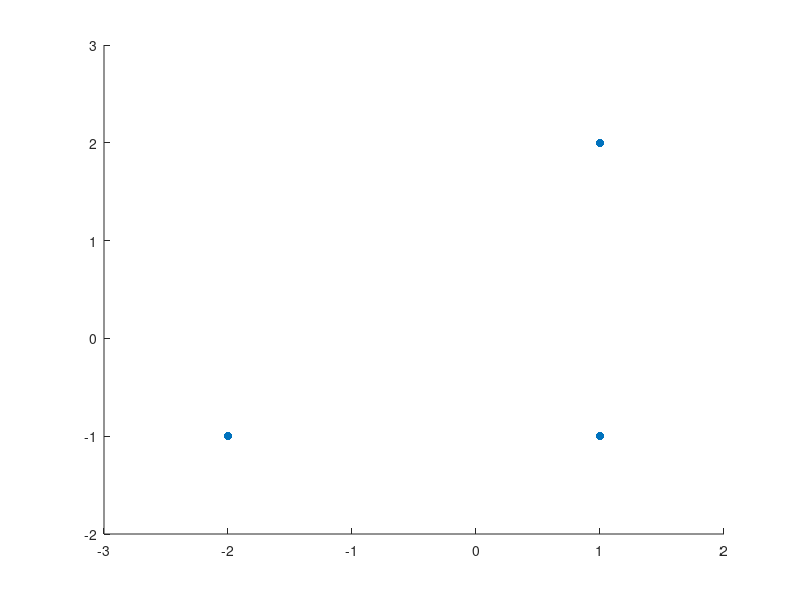

The MATLAB source for this figure: (Note: this script raises an error after producing the figure.)
%% Max Kramer
% I affirm that I have adhered to the honor code on this assignment

%%
% _Hello again, scientist! I'll do all my writing in italics, and problems for you will be in *bold.*
% Comment your code, and_ explain your ideas in plaintext. _As a general rule, I expect
% you to do at least as much writing as I do. Code should be part of your solution, but
% I expect variables to be clear and explanation to involve complete sentences.
% Cite your sources; if you work with someone in the class on a problem,
% that's an extremely important source. Don't work alone._

%% Problem F.05: Fit the triangle.
% Here's a triangle with center of mass at the origin:

T = [-2 -1; 1 -1; 1 2];
figure;
scatter(T(:,1),T(:,2),'filled')
axis([-3 2 -2 3])

%%
% _There are three fundamentally different "lines of best fit" to T._

%%
% _*Fit a function of the form y = ax+b to the data T.* What, exactly, does
% this line of best fit minimize? *Explain.*_

syms x;
functionone = 1;
functionx = x; 

inputs = T(:,1); outputs = T(:,2);
X = [subs(functionone,x,inputs) subs(functionx,x,inputs)];

Xtx = X' * X;
Xty = X' * outputs;

b = Xtx^(-1) * Xty;
f = [1 x]*b;

figure;
scatter(T(:,1),T(:,2))
hold on
fplot(f,[-2 1])

%%
% This function minimizes the squared differences between the predicted and
% observed values of the DEPENDENT variable.

%%
% _*Fit a function of the form x = ay+b to the data T.* Your answer will be
% different than the previous one! What, exactly, does
% this line of best fit minimize? *Explain.*_

syms y;
functiony = y;

inputs2 = T(:,2); outputs2 = T(:,1);
Y = [subs(functionone,y,inputs2) subs(functiony,y,inputs2)]


Yty = Y' * Y;
Ytx = Y' * outputs2;
 
b2 = Yty^(-1) * Ytx;
f2 = [1 y]*b2;
 
figure;
scatter(T(:,1),T(:,2))
hold on
fplot(f2, [-2 1])

%%
% This function minimizes the squared differences between the predicted and
% observed values of the INDEPENDENT variable.

%%
% _*Use the SVD to project T onto the closest rank-1 matrix.* (That is, find
% the SVD, set all but the largest singular value to 0, then remultiply.) 
% What, exactly, does this line of best fit minimize? *Explain.* (This
% method is called "total least squares" regression; it's also called "Deming regression" in chemistry.
% With the other two methods you're trying to predict an unknown variable in terms of a known
% one; total least squares is more exploratory.)_

[U,S,V] = svd(T);
S(2,2) = 0;
T2 = U*S*V;
rank(T2)

inputs3 = T2(:,1); outputs = T2(:,2);
X3 = [subs(functionone,x,inputs) subs(functionx,x,inputs)];

Xtx3 = X3' * X3;
Xty3 = X3' * outputs;

b3 = Xtx3^(-1) * Xty3;
f3 = [1 x]*b3;

figure;
scatter(T(:,1),T(:,2))
hold on
fplot(f3,[-2 1])

%%
% This function minimizes the squared differences between the predicted and
% observed values of the BOTH THE INDEPENDENT AND DEPENDENT variables.

%%
% _*Plot T, and your three lines of best fit, on the same axes.*_

figure;
scatter(T(:,1),T(:,2))
hold on 
fplot(f,[-2 1])
fplot(f2, [-2 1])
fplot(f3, [-2 1])
